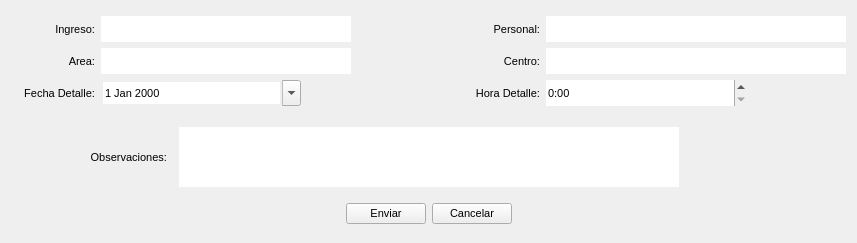
<?xml version="1.0" encoding="UTF-8"?>
<ui version="4.0">
 <class>Form</class>
 <widget class="QWidget" name="Form">
  <property name="geometry">
   <rect>
    <x>0</x>
    <y>0</y>
    <width>857</width>
    <height>243</height>
   </rect>
  </property>
  <property name="font">
   <font>
    <pointsize>8</pointsize>
   </font>
  </property>
  <property name="windowTitle">
   <string>Editar Ingreso Detalle</string>
  </property>
  <layout class="QVBoxLayout" name="verticalLayout">
   <item>
    <layout class="QVBoxLayout" name="verticalLayout_5">
     <item>
      <layout class="QVBoxLayout" name="verticalLayout_16">
       <property name="topMargin">
        <number>0</number>
       </property>
       <item>
        <layout class="QHBoxLayout" name="horizontalLayout_11">
         <property name="topMargin">
          <number>0</number>
         </property>
         <item>
          <widget class="QLabel" name="lblIngreso">
           <property name="maximumSize">
            <size>
             <width>16777215</width>
             <height>26</height>
            </size>
           </property>
           <property name="font">
            <font>
             <pointsize>8</pointsize>
            </font>
           </property>
           <property name="text">
            <string>Ingreso:</string>
           </property>
           <property name="alignment">
            <set>Qt::AlignRight|Qt::AlignTrailing|Qt::AlignVCenter</set>
           </property>
          </widget>
         </item>
         <item>
          <widget class="QTextEdit" name="txtIngresoDetalle">
           <property name="maximumSize">
            <size>
             <width>250</width>
             <height>26</height>
            </size>
           </property>
           <property name="font">
            <font>
             <pointsize>8</pointsize>
            </font>
           </property>
           <property name="frameShape">
            <enum>QFrame::NoFrame</enum>
           </property>
           <property name="readOnly">
            <bool>true</bool>
           </property>
          </widget>
         </item>
         <item>
          <spacer name="horizontalSpacer_2">
           <property name="orientation">
            <enum>Qt::Horizontal</enum>
           </property>
           <property name="sizeType">
            <enum>QSizePolicy::Fixed</enum>
           </property>
           <property name="sizeHint" stdset="0">
            <size>
             <width>100</width>
             <height>20</height>
            </size>
           </property>
          </spacer>
         </item>
         <item>
          <widget class="QLabel" name="lblDoctor">
           <property name="maximumSize">
            <size>
             <width>16777215</width>
             <height>26</height>
            </size>
           </property>
           <property name="font">
            <font>
             <pointsize>8</pointsize>
            </font>
           </property>
           <property name="text">
            <string>Personal:</string>
           </property>
           <property name="alignment">
            <set>Qt::AlignRight|Qt::AlignTrailing|Qt::AlignVCenter</set>
           </property>
          </widget>
         </item>
         <item>
          <widget class="QTextEdit" name="txtPersonal">
           <property name="maximumSize">
            <size>
             <width>300</width>
             <height>26</height>
            </size>
           </property>
           <property name="font">
            <font>
             <pointsize>8</pointsize>
            </font>
           </property>
           <property name="frameShape">
            <enum>QFrame::NoFrame</enum>
           </property>
           <property name="readOnly">
            <bool>true</bool>
           </property>
          </widget>
         </item>
        </layout>
       </item>
       <item>
        <layout class="QHBoxLayout" name="horizontalLayout_10">
         <property name="topMargin">
          <number>0</number>
         </property>
         <item>
          <widget class="QLabel" name="lblArea">
           <property name="maximumSize">
            <size>
             <width>16777215</width>
             <height>26</height>
            </size>
           </property>
           <property name="font">
            <font>
             <pointsize>8</pointsize>
            </font>
           </property>
           <property name="text">
            <string>Area:</string>
           </property>
           <property name="alignment">
            <set>Qt::AlignRight|Qt::AlignTrailing|Qt::AlignVCenter</set>
           </property>
          </widget>
         </item>
         <item>
          <widget class="QTextEdit" name="txtArea">
           <property name="maximumSize">
            <size>
             <width>250</width>
             <height>26</height>
            </size>
           </property>
           <property name="font">
            <font>
             <pointsize>8</pointsize>
            </font>
           </property>
           <property name="frameShape">
            <enum>QFrame::NoFrame</enum>
           </property>
           <property name="readOnly">
            <bool>true</bool>
           </property>
          </widget>
         </item>
         <item>
          <spacer name="horizontalSpacer_8">
           <property name="orientation">
            <enum>Qt::Horizontal</enum>
           </property>
           <property name="sizeType">
            <enum>QSizePolicy::Fixed</enum>
           </property>
           <property name="sizeHint" stdset="0">
            <size>
             <width>100</width>
             <height>20</height>
            </size>
           </property>
          </spacer>
         </item>
         <item>
          <widget class="QLabel" name="lblCentro">
           <property name="maximumSize">
            <size>
             <width>16777215</width>
             <height>26</height>
            </size>
           </property>
           <property name="font">
            <font>
             <pointsize>8</pointsize>
            </font>
           </property>
           <property name="text">
            <string>Centro:</string>
           </property>
           <property name="alignment">
            <set>Qt::AlignRight|Qt::AlignTrailing|Qt::AlignVCenter</set>
           </property>
          </widget>
         </item>
         <item>
          <widget class="QTextEdit" name="txtCentro">
           <property name="maximumSize">
            <size>
             <width>300</width>
             <height>26</height>
            </size>
           </property>
           <property name="font">
            <font>
             <pointsize>8</pointsize>
            </font>
           </property>
           <property name="frameShape">
            <enum>QFrame::NoFrame</enum>
           </property>
           <property name="readOnly">
            <bool>true</bool>
           </property>
          </widget>
         </item>
        </layout>
       </item>
       <item>
        <layout class="QHBoxLayout" name="horizontalLayout_6">
         <property name="topMargin">
          <number>0</number>
         </property>
         <item>
          <widget class="QLabel" name="lblFechaDetalle">
           <property name="maximumSize">
            <size>
             <width>16777215</width>
             <height>26</height>
            </size>
           </property>
           <property name="font">
            <font>
             <pointsize>8</pointsize>
            </font>
           </property>
           <property name="text">
            <string>Fecha Detalle:</string>
           </property>
           <property name="alignment">
            <set>Qt::AlignRight|Qt::AlignTrailing|Qt::AlignVCenter</set>
           </property>
          </widget>
         </item>
         <item>
          <widget class="QDateEdit" name="fechaDetalle">
           <property name="minimumSize">
            <size>
             <width>200</width>
             <height>26</height>
            </size>
           </property>
           <property name="maximumSize">
            <size>
             <width>600</width>
             <height>26</height>
            </size>
           </property>
           <property name="frame">
            <bool>false</bool>
           </property>
           <property name="calendarPopup">
            <bool>true</bool>
           </property>
          </widget>
         </item>
         <item>
          <spacer name="horizontalSpacer_4">
           <property name="orientation">
            <enum>Qt::Horizontal</enum>
           </property>
           <property name="sizeType">
            <enum>QSizePolicy::Fixed</enum>
           </property>
           <property name="sizeHint" stdset="0">
            <size>
             <width>150</width>
             <height>20</height>
            </size>
           </property>
          </spacer>
         </item>
         <item>
          <widget class="QLabel" name="lblHoraDetalle">
           <property name="text">
            <string>Hora Detalle:</string>
           </property>
           <property name="alignment">
            <set>Qt::AlignRight|Qt::AlignTrailing|Qt::AlignVCenter</set>
           </property>
          </widget>
         </item>
         <item>
          <widget class="QTimeEdit" name="horaDetalle">
           <property name="minimumSize">
            <size>
             <width>200</width>
             <height>26</height>
            </size>
           </property>
           <property name="maximumSize">
            <size>
             <width>600</width>
             <height>26</height>
            </size>
           </property>
           <property name="frame">
            <bool>false</bool>
           </property>
           <property name="displayFormat">
            <string>h:mm </string>
           </property>
          </widget>
         </item>
         <item>
          <spacer name="horizontalSpacer_5">
           <property name="orientation">
            <enum>Qt::Horizontal</enum>
           </property>
           <property name="sizeType">
            <enum>QSizePolicy::Fixed</enum>
           </property>
           <property name="sizeHint" stdset="0">
            <size>
             <width>100</width>
             <height>20</height>
            </size>
           </property>
          </spacer>
         </item>
        </layout>
       </item>
      </layout>
     </item>
     <item>
      <spacer name="horizontalSpacer_3">
       <property name="orientation">
        <enum>Qt::Horizontal</enum>
       </property>
       <property name="sizeHint" stdset="0">
        <size>
         <width>40</width>
         <height>10</height>
        </size>
       </property>
      </spacer>
     </item>
     <item>
      <layout class="QHBoxLayout" name="horizontalLayout_2">
       <property name="topMargin">
        <number>0</number>
       </property>
       <item>
        <widget class="QLabel" name="lblObservaciones">
         <property name="maximumSize">
          <size>
           <width>150</width>
           <height>26</height>
          </size>
         </property>
         <property name="text">
          <string>Observaciones:</string>
         </property>
         <property name="alignment">
          <set>Qt::AlignRight|Qt::AlignTrailing|Qt::AlignVCenter</set>
         </property>
        </widget>
       </item>
       <item>
        <widget class="QPlainTextEdit" name="txtObservaciones">
         <property name="maximumSize">
          <size>
           <width>500</width>
           <height>60</height>
          </size>
         </property>
         <property name="frameShape">
          <enum>QFrame::NoFrame</enum>
         </property>
        </widget>
       </item>
       <item>
        <spacer name="horizontalSpacer">
         <property name="orientation">
          <enum>Qt::Horizontal</enum>
         </property>
         <property name="sizeType">
          <enum>QSizePolicy::Fixed</enum>
         </property>
         <property name="sizeHint" stdset="0">
          <size>
           <width>160</width>
           <height>20</height>
          </size>
         </property>
        </spacer>
       </item>
      </layout>
     </item>
     <item>
      <spacer name="horizontalSpacer_9">
       <property name="orientation">
        <enum>Qt::Horizontal</enum>
       </property>
       <property name="sizeHint" stdset="0">
        <size>
         <width>40</width>
         <height>5</height>
        </size>
       </property>
      </spacer>
     </item>
     <item>
      <layout class="QHBoxLayout" name="horizontalLayout">
       <property name="topMargin">
        <number>0</number>
       </property>
       <item>
        <spacer name="horizontalSpacer_6">
         <property name="orientation">
          <enum>Qt::Horizontal</enum>
         </property>
         <property name="sizeHint" stdset="0">
          <size>
           <width>40</width>
           <height>20</height>
          </size>
         </property>
        </spacer>
       </item>
       <item>
        <widget class="QPushButton" name="btnEnviar">
         <property name="text">
          <string>Enviar</string>
         </property>
        </widget>
       </item>
       <item>
        <widget class="QPushButton" name="btnCancelar">
         <property name="text">
          <string>Cancelar</string>
         </property>
        </widget>
       </item>
       <item>
        <spacer name="horizontalSpacer_7">
         <property name="orientation">
          <enum>Qt::Horizontal</enum>
         </property>
         <property name="sizeHint" stdset="0">
          <size>
           <width>40</width>
           <height>20</height>
          </size>
         </property>
        </spacer>
       </item>
      </layout>
     </item>
    </layout>
   </item>
  </layout>
 </widget>
 <resources/>
 <connections>
  <connection>
   <sender>btnEnviar</sender>
   <signal>clicked()</signal>
   <receiver>Form</receiver>
   <slot>close()</slot>
   <hints>
    <hint type="sourcelabel">
     <x>368</x>
     <y>220</y>
    </hint>
    <hint type="destinationlabel">
     <x>3</x>
     <y>210</y>
    </hint>
   </hints>
  </connection>
  <connection>
   <sender>btnCancelar</sender>
   <signal>clicked()</signal>
   <receiver>Form</receiver>
   <slot>close()</slot>
   <hints>
    <hint type="sourcelabel">
     <x>458</x>
     <y>220</y>
    </hint>
    <hint type="destinationlabel">
     <x>0</x>
     <y>174</y>
    </hint>
   </hints>
  </connection>
 </connections>
</ui>
